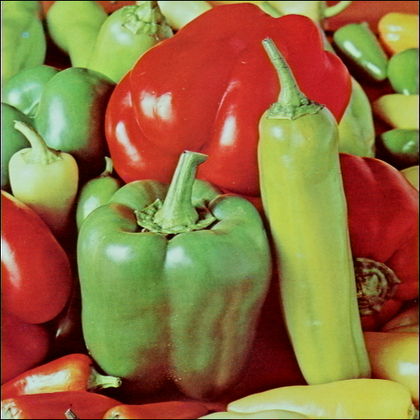
%> input picture peppers.bmp, 420 x 420 px, shrunk from 512 x 512 before the run
$ octave main.m   (GNU Octave 9; MATLAB toolbox functions it lacks are replaced by stand-ins)
%> lines starting %> are read from the running program, lines starting %| are printed output that depends on the picture; in (x1, y1, x2, y2) boxes, pixels count from 0 and x2, y2 are one past the last pixel; in counts of white or black regions, pixels touching at a corner belong together; the program's own positions count from 1
### findInfo.m
function[maxValue, minValue, meanValue, medianValue] = findInfo(oriIm)

[a,b] = size(oriIm);
a = uint32(a);
b = uint32(b);
maxValue = zeros(1,1,'uint32');
minValue = zeros(1,1,'uint32');
mean = zeros(1,1,'uint32');


for i = 1:a
    for j = 1: b
        val1 = oriIm(i,j);
        val2 = oriIm(i,j);
        val3 = oriIm(i,j);

        if (val1 > maxValue)
            maxValue = val1 ;
        end

        if (val2 < minValue )
            minValue = val2;
        end

        mean = mean + uint32(val3);
    end
end

meanValue =double(mean)/double(a*b) ;


oriIm = sort(oriIm,1);

x = length(oriIm);

if ( mod(x,2) == 0 )

   median = (oriIm(x/2,:)+oriIm(x/2+1,:))/2;
   median = sort(median);
   z = length(median);
   if (mod(z,2) == 0)
       medianValue = (median(z/2)+median(z/2 +1))/2;
          else
       medianValue = median((z+1)/2);
   end
else
    median = oriIm((x+1)/2,:);
    median = sort(median);
    z = length(median);
   if (mod(z,2) == 0)
       medianValue = (median(z/2)+median(z/2 +1))/2;
          else
       medianValue = median((z+1)/2);
   end
end


end


### BlurImage.m
function[blurredIm] = BlurImage(oriIm)

if (ndims(oriIm)==2)
[a,b]=size(oriIm);
 blurredIm = zeros(a,b,'uint8');
  for i=1:2:a
    for j =1:2:b
        avg = double(oriIm(i,j)+oriIm(i+1,j)+oriIm(i,j+1)+oriIm(i+1,j+1))/double(4);
        blurredIm(i,j)=avg;
        blurredIm(i+1,j)=avg;
        blurredIm(i,j+1)=avg;
        blurredIm(i+1,j+1)=avg;
    end
  end
end

if (ndims(oriIm)==3)
[a,b,c]=size(oriIm);
blurredIm = zeros(a,b,c,'uint8');
 for i=1:2:a
    for j =1:2:b
        x = double(oriIm(i,j,1)+oriIm(i+1,j,1)+oriIm(i,j+1,1)+oriIm(i+1,j+1,1))/double(4);
        y = double(oriIm(i,j,2)+oriIm(i+1,j,2)+oriIm(i,j+1,2)+oriIm(i+1,j+1,2))/double(4);
        z = double(oriIm(i,j,3)+oriIm(i+1,j,3)+oriIm(i,j+1,3)+oriIm(i+1,j+1,3))/double(4);
        blurredIm(i,j,1)=x;
        blurredIm(i+1,j,1)=x;
        blurredIm(i,j+1,1)=x;
        blurredIm(i+1,j+1,1)=x;
        blurredIm(i,j,2)=y;
        blurredIm(i+1,j,2)=y;
        blurredIm(i,j+1,2)=y;
        blurredIm(i+1,j+1,2)=y;
        blurredIm(i,j,3)=z;
        blurredIm(i+1,j,3)=z;
        blurredIm(i,j+1,3)=z;
        blurredIm(i+1,j+1,3)=z;
    end
 end
end


### main.m

disp('Finish Solving Problem 1');


A = imread('peppers.bmp');
%> A is the input picture: size 420x420x3 uint8; mean R, G, B 144.2, 112.9, 64.2
figure,imshow(A);

pause;

disp('Finish Solving Problem 2');

B = rgb2gray(A);
TB = B';
[a,b] = size(B);
%> a = 420; b = 420
HBU = B(1:a/2,:);
HBL = B(a/2+1:a,:);
HB = [HBL;HBU];
FB = B(:,b:-1:1);
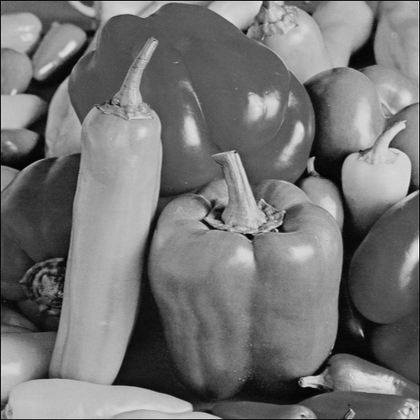
%> FB: size 420x420 uint8; min 3, max 253, mean 116.7; mean of the top-left, top-right, bottom-left and bottom-right quarters 115.6, 131.7, 116.7, 102.7

figure;
subplot(2,2,1)
imshow(B)
title('B')
subplot(2,2,2)
imshow(TB)
title('TB')
subplot(2,2,3)
imshow(HB)
title('HB')
subplot(2,2,4)
imshow(FB)
title('FB')

pause;

disp('Finish Solving Problem 3');

max_value = max(max(B));
%> max_value = 253
min_value = min(min(B));
%> min_value = 3
mean_value = mean(mean(B));
%> mean_value = 116.7

median_value = median(median(B));
%> median_value = 118

[maxValue, minValue, meanValue, medianValue] = findInfo(B);
%> after the loop in findInfo, `for i = 1:a`: maxValue = 253; mean = 20579931; minValue = 0
%> in findInfo, `meanValue =double(mean)/double(a*b) ;`: meanValue = 116.7
%> in findInfo, `oriIm = sort(oriIm,1);`:
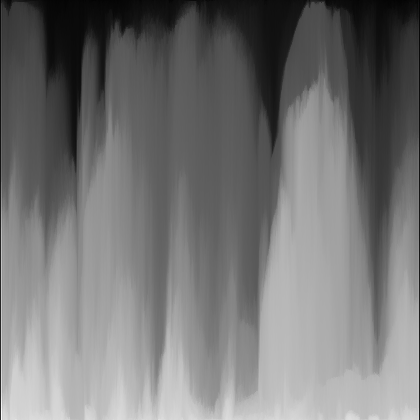
%> oriIm: size 420x420 uint8; min 3, max 253, mean 116.7; mean of the top-left, top-right, bottom-left and bottom-right quarters 76.2, 76.8, 158.2, 155.5
%> in findInfo, `median = (oriIm(x/2,:)+oriIm(x/2+1,:))/2;`: median = 420 values, max 128 at index 2, min 19 at index 420, mean 111.2
%> in findInfo, `median = sort(median);`: median = 420 values from 19 to 128
%> in findInfo, `medianValue = (median(z/2)+median(z/2 +1))/2;`: medianValue = 118
%> maxValue = 253; minValue = 0; meanValue = 116.7; medianValue = 118

disp('maxValue using inbuilt function : ')
disp(max_value);
%| 253

disp('maxValue using findInfo : ')
disp(maxValue);
%| 253

disp('minValue using inbuilt function : ')
disp(min_value);
%| 3

disp('minValue using findInfo : ')
disp(minValue);
%| 0

disp('meanValue using inbuilt function : ')
disp(mean_value);
%| 116.67

disp('meanValue using findInfo : ')
disp(meanValue);
%| 116.67

disp('medianValue using inbuilt function : ')
disp(median_value);
%| 118

disp('medianValue using findInfo : ')
disp(medianValue);
%| 118

pause;

disp('Finish Solving Problem 4');

C = double(B)/double(max_value);
figure, imshow(C);
title('Normalized Grayscale Image');

c1 = C(:,1:b/4);
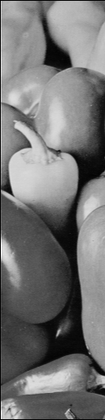
%> c1: size 420x105 double; min 0.0119, max 1, mean 0.458
c2 = C(:,b/4+1:b/2);
c3 = C(:, b/2+1:3*b/4);
c4 = C(:, 3*b/4 +1 : b);
c2 = c2.^1.25;
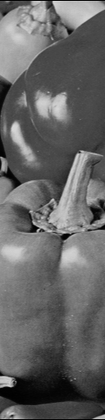
%> c2: size 420x105 double; min 0.00561, max 0.854, mean 0.397
c4 = c4.^0.75;
D = [c1,c2 ,c3,c4];

figure, imshow(D);
title('Processed Grayscale Image');

pause;

disp('Finish Solving Problem 5');

t=0.3;

bw1 = zeros(a,b);
bw1(C>t)=1;
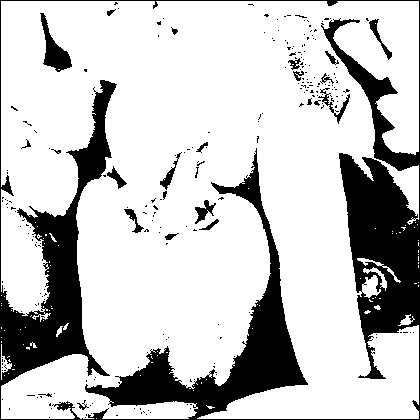
%> bw1: size 420x420 double; values 0 (black) and 1 (white), 78.2% white; 245 black regions (221 under 20 px), largest, box (x1, y1, x2, y2) and area: (0, 0, 420, 420) 35447, (40, 13, 72, 72) 726, (318, 88, 350, 124) 219

imwrite(bw1, 'bw1.bmp');

bw2 = ones(a,b);
bw2(C<=t)=0;

imwrite(bw2,'bw2.bmp');
bw3 = imbinarize(C,t);
imwrite(bw3, 'bw3.bmp');

disp('Both of my methods worked');

figure;
subplot(1,3,1)
imshow(bw1)
title('my first method');
subplot(1,3,2)
imshow(bw2)
title('my second method');
subplot(1,3,3)
imshow(bw3)
title('my third method');

pause;

disp('Finish Solving Problem 6');
BA = BlurImage(A);
%> after the loop in BlurImage, `for i=1:2:a`:
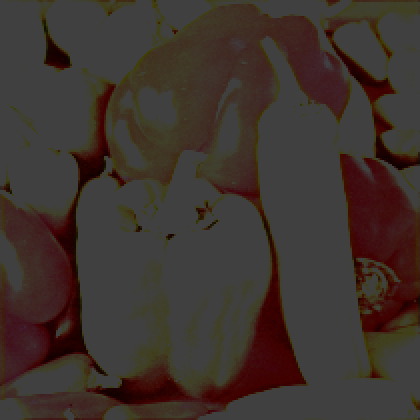
%> blurredIm: size 420x420x3 uint8; mean R, G, B 62.8, 52, 46.8
BB = BlurImage(B);
%> after the loop in BlurImage (call 2), `for i=1:2:a`:
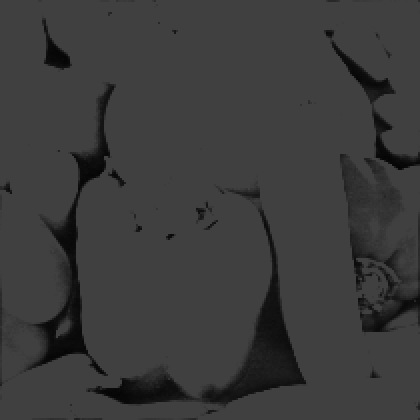
%> blurredIm: size 420x420 uint8; min 4, max 64, mean 59.2


figure;
subplot(2,2,1)
imshow(A)
title('RGB image')
subplot(2,2,2)
imshow(B)
title('Grayscale Image')
subplot(2,2,3)
imshow(BA)
title('Blurred RGB Image')
subplot(2,2,4)
imshow(BB)
title('Blurred Grayscale Image')

pause;

disp('Finish Solving Problem 7');
clear;
